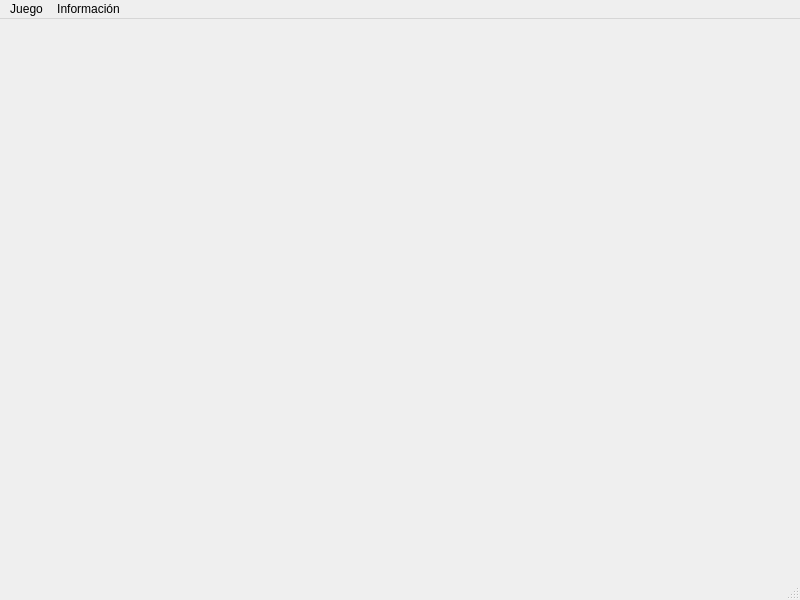
<?xml version="1.0" encoding="UTF-8"?>
<ui version="4.0">
 <class>MainWindow</class>
 <widget class="QMainWindow" name="MainWindow">
  <property name="geometry">
   <rect>
    <x>0</x>
    <y>0</y>
    <width>800</width>
    <height>600</height>
   </rect>
  </property>
  <property name="windowTitle">
   <string>Super Tres En Raya</string>
  </property>
  <property name="windowIcon">
   <iconset resource="icons.qrc">
    <normaloff>:/icons/SuperTresEnRaya.png</normaloff>:/icons/SuperTresEnRaya.png</iconset>
  </property>
  <widget class="QWidget" name="centralwidget"/>
  <widget class="QMenuBar" name="menubar">
   <property name="geometry">
    <rect>
     <x>0</x>
     <y>0</y>
     <width>800</width>
     <height>26</height>
    </rect>
   </property>
   <widget class="QMenu" name="menuJuego">
    <property name="title">
     <string>Juego</string>
    </property>
    <addaction name="actionCerrar"/>
    <addaction name="separator"/>
    <addaction name="actionResetear"/>
   </widget>
   <widget class="QMenu" name="menuInformaci_n">
    <property name="title">
     <string>Información</string>
    </property>
    <addaction name="actionNormas"/>
    <addaction name="separator"/>
    <addaction name="actionSobre"/>
   </widget>
   <addaction name="menuJuego"/>
   <addaction name="menuInformaci_n"/>
  </widget>
  <widget class="QStatusBar" name="statusbar"/>
  <action name="actionCerrar">
   <property name="text">
    <string>Cerrar</string>
   </property>
   <property name="shortcut">
    <string>Ctrl+Q</string>
   </property>
  </action>
  <action name="actionResetear">
   <property name="text">
    <string>Resetear</string>
   </property>
   <property name="shortcut">
    <string>Ctrl+R</string>
   </property>
  </action>
  <action name="actionNormas">
   <property name="text">
    <string>Normas</string>
   </property>
   <property name="shortcut">
    <string>Ctrl+N</string>
   </property>
  </action>
  <action name="actionSobre">
   <property name="text">
    <string>Sobre el juego</string>
   </property>
   <property name="shortcut">
    <string>Ctrl+A</string>
   </property>
  </action>
 </widget>
 <resources>
  <include location="icons.qrc"/>
 </resources>
 <connections/>
</ui>
